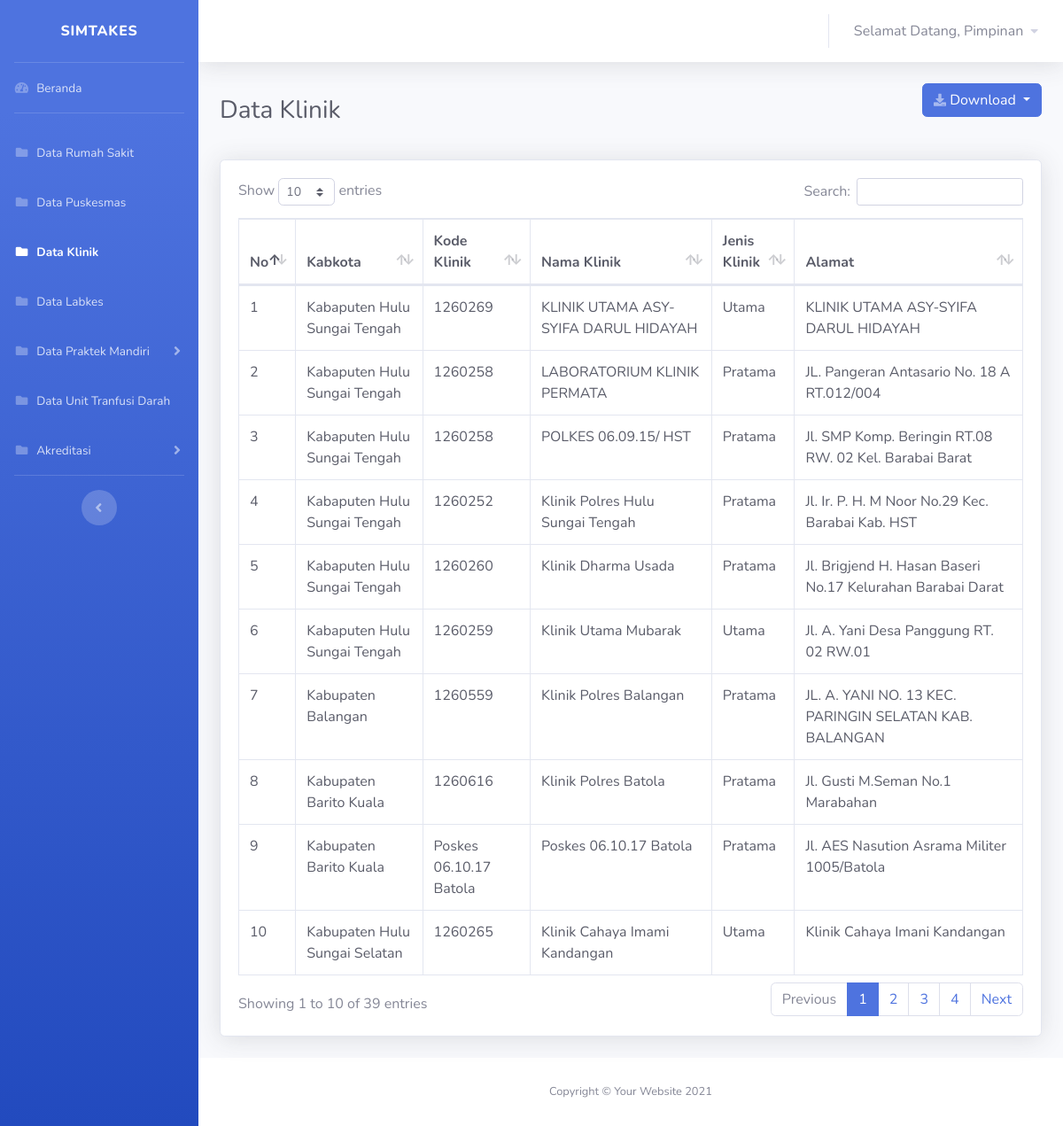
/views/pimpinan/klinik/klinik.php (signed in), run on an earlier commit of the app's database.
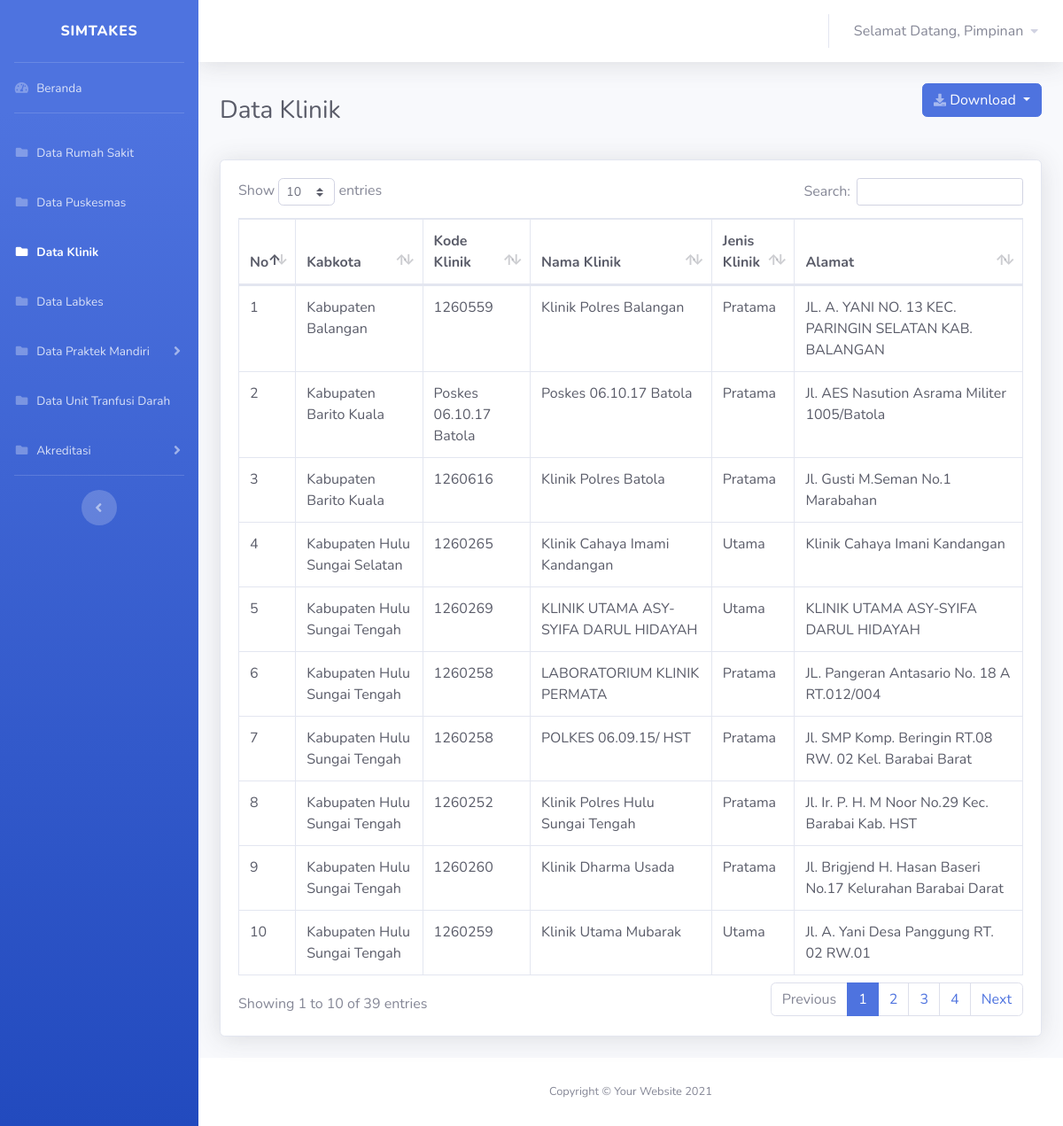
And on a later commit of the database.
### tables this page shows
CREATE TABLE `user` (
  `id_user` int(11) NOT NULL,
  `username` varchar(30) NOT NULL,
  `nama` varchar(100) NOT NULL,
  `password` varchar(30) NOT NULL,
  `id_role` int(11) NOT NULL
);

CREATE TABLE `data_klinik` (
  `idx` int(11) NOT NULL,
  `id_kategori` int(11) NOT NULL,
  `kabkota` varchar(50) NOT NULL,
  `kodeklinik` varchar(50) NOT NULL,
  `namaklinik` varchar(50) NOT NULL,
  `jenisklinik` varchar(50) NOT NULL,
  `alamat` varchar(255) NOT NULL
);

### koneksi.php (called while the page is built, shortened)
<?php
$koneksi = mysqli_connect("localhost", "root", "", "simtakes") or die(mysqli_error($koneksi));
$username = $_SESSION['username'];
$id_role = $_SESSION['id_role'];
function query($query)
{
    global $koneksi;
    $result = mysqli_query($koneksi, $query);
    $rows = [];
    while ($row = mysqli_fetch_assoc($result)) {
        $rows[] = $row;
    }
    return $rows;
}
?>

### views/pimpinan/klinik/klinik.php (the view, shortened to what this page needs)
<?php
require '../../../koneksi.php';
$klinik = query("SELECT * FROM data_klinik ORDER BY kabkota");
?>
<!DOCTYPE html>
<html lang="en">
<head>
    <link href="../../../vendor/fontawesome-free/css/all.min.css" rel="stylesheet" type="text/css">
    <link href="../../../css/sb-admin-2.min.css" rel="stylesheet">
    <link href="../../../vendor/datatables/dataTables.bootstrap4.min.css" rel="stylesheet">
</head>
<body id="page-top">
    <div id="wrapper">
        <ul class="navbar-nav bg-gradient-primary sidebar sidebar-dark accordion" id="accordionSidebar">
            <a class="sidebar-brand d-flex align-items-center justify-content-center" href="dashboard.php">
                <div class="sidebar-brand-text mx-3">SIMTAKES</div>
            </a>
            <hr class="sidebar-divider my-0">
            <li class="nav-item ">
                <a class="nav-link" href="../dashboard.php">
                    <i class="fas fa-fw fa-tachometer-alt"></i>
                    <span>Beranda</span></a>
            </li>
            <hr class="sidebar-divider">
            <li class="nav-item">
                <a class="nav-link" href="../rumahsakit/rumahsakit.php">
                <i class="fas fa-fw fa-folder"></i>
                    <span>Data Rumah Sakit</span></a>
            </li>
            <li class="nav-item ">
                <a class="nav-link " href="../puskesmas/puskesmas.php" >
                    <i class="fas fa-fw fa-folder"></i>
                    <span>Data Puskesmas</span>
                </a>
            </li>
            <li class="nav-item active">
                <a class="nav-link " href="" >
                    <i class="fas fa-fw fa-folder"></i>
                    <span>Data Klinik</span>
                </a>
            </li>
            <li class="nav-item">
                <a class="nav-link " href="../labkes/labkes.php" >
                    <i class="fas fa-fw fa-folder"></i>
                    <span>Data Labkes</span>
                </a>
            </li>
            <li class="nav-item">
                <a class="nav-link collapsed" href="#" data-toggle="collapse" data-target="#collapsePages"
                    aria-expanded="true" aria-controls="collapsePages">
                    <i class="fas fa-fw fa-folder"></i>
                    <span>Data Praktek Mandiri</span>
                </a>
            </li>
            <li class="nav-item">
                <a class="nav-link" href="../transfusidarah/transfusidarah.php">
                <i class="fas fa-fw fa-folder"></i>
                    <span>Data Unit Tranfusi Darah</span></a>
            </li>
            <li class="nav-item">
                <a class="nav-link collapsed" href="#" data-toggle="collapse" data-target="#collapseAkreditasi"
                    aria-expanded="true" aria-controls="collapseAkreditasi">
                    <i class="fas fa-fw fa-folder"></i>
                    <span>Akreditasi</span>
                </a>
            </li>
            <hr class="sidebar-divider d-none d-md-block">
            <div class="text-center d-none d-md-inline">
                <button class="rounded-circle border-0" id="sidebarToggle"></button>
            </div>
        </ul>
        <div id="content-wrapper" class="d-flex flex-column">
            <div id="content">
                <nav class="navbar navbar-expand navbar-light bg-white topbar mb-4 static-top shadow">
                    <ul class="navbar-nav ml-auto">
                        <li class="nav-item dropdown no-arrow">
                            <a class="nav-link dropdown-toggle" href="#" id="userDropdown" role="button"
                                data-toggle="dropdown" aria-haspopup="true" aria-expanded="false">
                                <span class="mr-2 d-none d-lg-inline text-gray-600">Selamat Datang,
                                <?php $index = mysqli_query($koneksi,"SELECT nama from user where username='$username' AND id_role = '$id_role'");
                                $row = mysqli_fetch_array($index);
                                if ($row && $row["nama"] == !'') {
                                echo $row['nama'];
                                }else
                                {
                                echo "no class";
                                }
                                ?>
                                </span>
                                    <i class="fas fa-caret-down fa-sm"></i>
                            </a>
                        </li>
                    </ul>
                </nav>
                <div class="container-fluid">
                    <div class="d-sm-flex align-items-center justify-content-between mb-4">
                        <h1 class="h3 mb-0 text-gray-800">Data Klinik</h1>
                        <div class="d-sm-flex align-items-center justify-content-between mb-4">
                            <div class="btn-group">
                                <button type="button" class="btn btn-primary dropdown-toggle " data-toggle="dropdown" aria-haspopup="true" aria-expanded="false"><i
                                    class="fas fa-download fa-sm text-white-50"></i>
                                    Download
                                </button>
                            </div>
                        </div>
                    </div>
                        <div class="card shadow mb-4">
                            <div class="card-body">
                                <div class="table-responsive">
                                    <table class="table table-bordered text-dark" id="dataTable" width="100%" cellspacing="0">
                                        <thead>
                                            <tr>
                                            <th>No</th>
                                            <th>Kabkota</th>
                                            <th>Kode Klinik</th>
                                            <th>Nama Klinik</th>
                                            <th>Jenis Klinik</th>
                                            <th>Alamat</th>
                                            </tr>
                                        </thead>
                                        <tbody>
                                            <?php $no = 1; ?>
                                            <?php foreach ($klinik as $data_klinik) : ?>
                                            <tr>
                                                <td><?= $no++ ?></td>
                                                <td><?= $data_klinik['kabkota'] ?></td>
                                                <td><?= $data_klinik['kodeklinik'] ?></td>
                                                <td><?= $data_klinik['namaklinik'] ?></td>
                                                <td><?= $data_klinik['jenisklinik'] ?></td>
                                                <td><?= $data_klinik['alamat'] ?></td>
                                            </tr>
                                            <?php endforeach ?>
                                        </tbody>
                                    </table>
                                </div>
                            </div>
                        </div>
                </div>
            </div>
            <footer class="sticky-footer bg-white">
                <div class="container my-auto">
                    <div class="copyright text-center my-auto">
                        <span>Copyright &copy; Your Website 2021</span>
                    </div>
                </div>
            </footer>
        </div>
    </div>
</body>
</html>

What changed in the data, as far as the page shows it:
shown differently, row unchanged: data_klinik "Kabupaten Balangan": moves up the list
shown differently, row unchanged: data_klinik "Poskes 06.10.17 Batola": moves up the list
shown differently, row unchanged: data_klinik "Klinik Polres Batola": moves up the list
shown differently, row unchanged: data_klinik "Kabupaten Hulu Sungai Selatan": moves up the list
changed data_klinik "KLINIK UTAMA ASY-SYIFA DARUL HIDAYAH": kabkota "Kabaputen Hulu Sungai Tengah" → "Kabupaten Hulu Sungai Tengah"
changed data_klinik "LABORATORIUM KLINIK PERMATA": kabkota "Kabaputen Hulu Sungai Tengah" → "Kabupaten Hulu Sungai Tengah"
changed data_klinik "POLKES 06.09.15/ HST": kabkota "Kabaputen Hulu Sungai Tengah" → "Kabupaten Hulu Sungai Tengah"
changed data_klinik "Klinik Polres Hulu Sungai Tengah": kabkota "Kabaputen Hulu Sungai Tengah" → "Kabupaten Hulu Sungai Tengah"
changed data_klinik "Klinik Dharma Usada": kabkota "Kabaputen Hulu Sungai Tengah" → "Kabupaten Hulu Sungai Tengah"
changed data_klinik "Klinik Utama Mubarak": kabkota "Kabaputen Hulu Sungai Tengah" → "Kabupaten Hulu Sungai Tengah"
